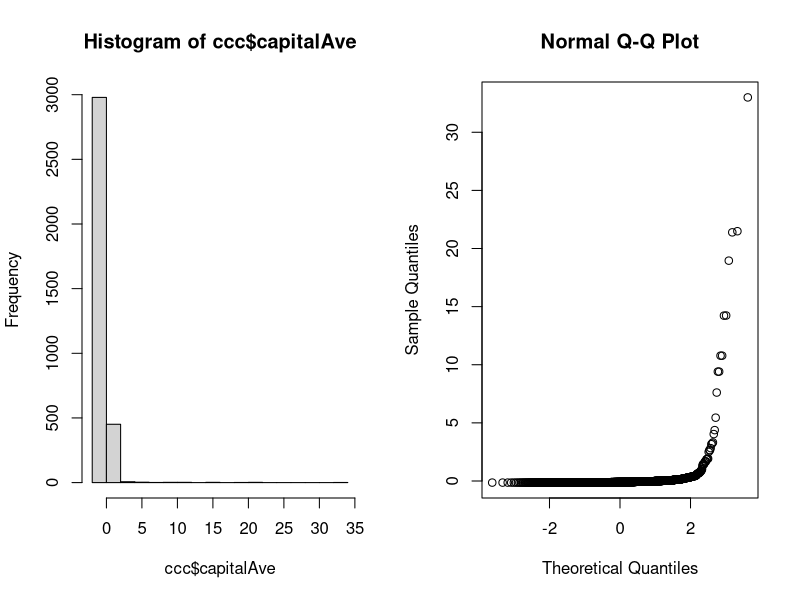
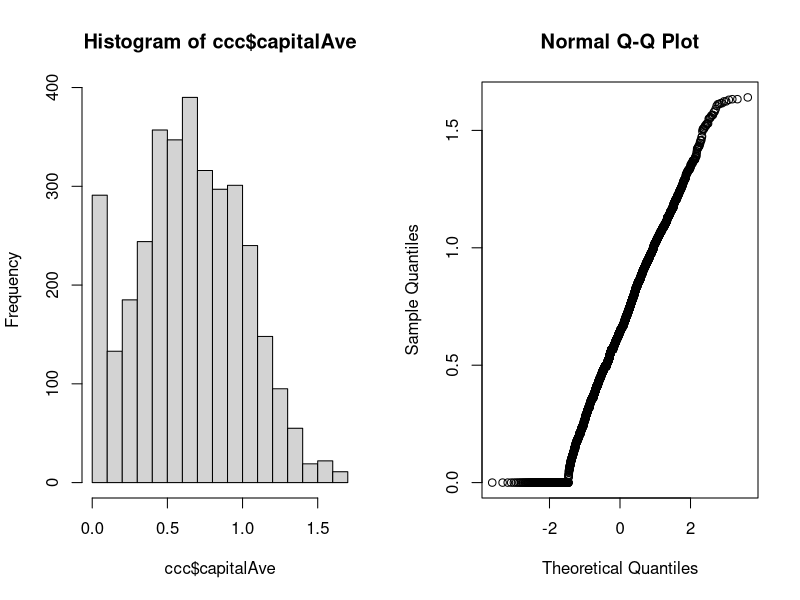
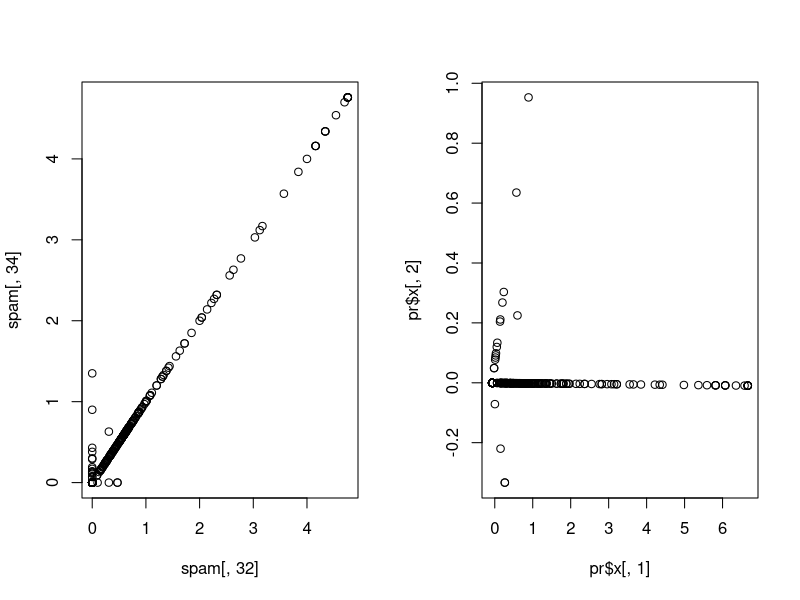
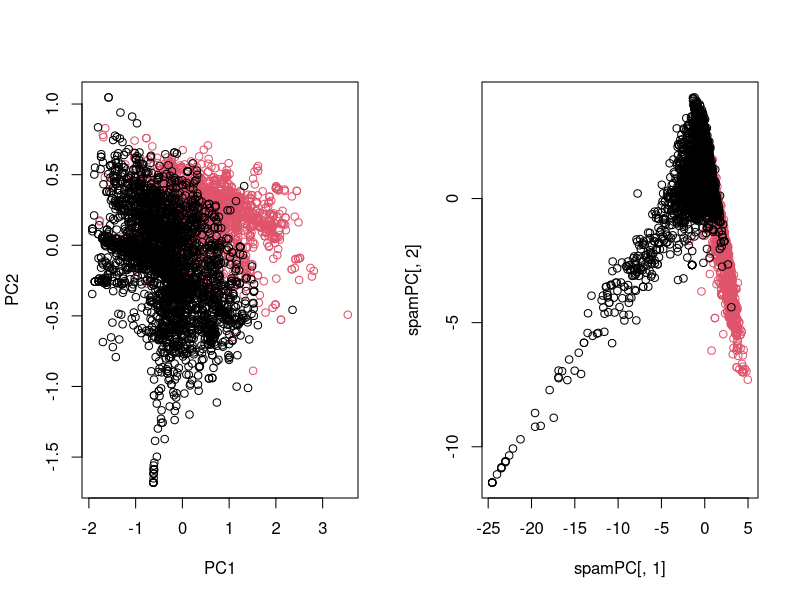

Write the R code that produced these figures, in order. (Note: this script raises an error after producing the figures.)
library(caret)
library(kernlab)
data(spam)
## data spliting
intrain <- createDataPartition(y=spam$type,p=0.75, list=F)
training <- spam[intrain,]
testing <- spam[-intrain,]

## train the training data using glm, 
set.seed(1)
modelfit <- train(type~., data = training, method= "glm")
    # here we can add an argument using preprocess()
modelfit <- train(type~., data = training, preProcess=c("center","scale"), method= "glm")
modelfit
modelfit$finalModel

prediction <- predict(modelfit, newdata=testing)
prediction

confusionMatrix(prediction, testing$type)

## standardize -- the training set using preProcess function
preobj <- preProcess(training[,-58], method = c("center","scale"))  ## a process center and scale the data
ccc <- predict(preobj,training[,-58]) ## apply the process to the data using predict()
mean(ccc$capitalAve) ##check the mean for one column
sd(ccc$capitalAve) ## check the sd for one column, and sd must equal 1

par(mfrow=c(1,2)); hist(ccc$capitalAve); qqnorm(ccc$capitalAve)

     # we can apply the same prepross to the same testing data. 
ttt <- predict(preobj, testing[,-58])
mean(ttt$capitalAve)
sd(ttt$capitalAve)



## standardize -- BOX-COX transforms
preobj <- preProcess(training[,-58], method = c("BoxCox"))  ## try make them look like normal data using maximun likihood
ccc <- predict(preobj,training[,-58]) ## apply the process to the data using predict()
mean(ccc$capitalAve) ##check the mean for one column
sd(ccc$capitalAve) ## check the sd for one column, and sd must equal 1

par(mfrow=c(1,2)); hist(ccc$capitalAve); qqnorm(ccc$capitalAve)

    # we can apply the same prepross to the same testing data. 
ttt <- predict(preobj, testing[,-58])
mean(ttt$capitalAve)
sd(ttt$capitalAve)



## standardize -- Imputing data ( K nearest imputation)
set.seed(13343)

  # make some values NA
selectNA <- rbinom(dim(training)[1],size=1, prob = 0.5)==1
training$cap <- training$capitalAve
training$cap[selectNA] <- NA  # the newly created variable has 50% NA

  # impute and standardize using ( k nearest imputation)
preobj <- preProcess(training[,-58], method = "knnImpute")
cap <- predict(preobj, training[,-58])

  # standardize the value
mean(cap$cap)
sd(cap$cap)
cap$cap <- (cap$cap - mean(cap$cap))/sd(cap$cap)
mean(cap$cap)
sd(cap$cap)

  # check if the imputation works relativly well
quantile(cap$cap-cap$capitalAve) # most of them are very close to 0. 
quantile((cap$cap-cap$capitalAve)[selectNA]) # just see the NA vluse we created. 



## 
library(caret)
library(kernlab)
data(spam)
## data spliting
intrain <- createDataPartition(y=spam$type,p=0.75, list=F)
training <- spam[intrain,]
testing <- spam[-intrain,]

M <- abs(cor(training[,-58]))
diag(M) <- 0 # every variable has correlation 1 with itself. So i don't need to care the diag(M)
which(M>0.8, arr.ind = T)

names(spam)[c(32,34)]
plot(spam[,32],spam[,34])

## PCA in R
smallspam <- spam[,c(32,34)]
pr <- prcomp(smallspam)
plot(pr$x[,1],pr$x[,2]) # we plot the first PC and the second PC, 

pr$rotation # PC1 is = 0.7061498* num858 + 0.7080625 * num415

## PCA on the whole spam data
pr <- prcomp(log10(spam[,-58]+1)) # run PCA on the whole spam data, and we use log10 +1 to make the data look a little bit more gaussian, becasue some of the variables are very unmormal looking. often we do that for PCA
typecolor <- ((spam$type=="spam")*1+1)
plot(pr$x[,1],pr$x[,2],col= typecolor, xlab="PC1", ylab="PC2")

  # PCA with caret
pre <- preProcess(log10(spam[,-58]+1), method = "pca", pcaComp = 2) # pcaComp - the number of PCA component to compute
spamPC <- predict(pre, log10(spam[,-58]+1))
plot(spamPC[,1], spamPC[,2], col= typecolor)

  # using the PCs to run glm regression
pre <- preProcess(log10(training[,-58]+1), method = "pca", pcaComp = 2) 
trainPC <- predict(pre, log10(training[,-58]+1))
modelfit <- train(training$type~., method="glm", data= trainPC)

testPC <- predict(pre, log10(testing[,-58]+1))
confusionMatrix(testing$type,predict(modelfit, testPC))


  ## just conbine into one preporcess() function
modelfit <- train(training$type~., method="glm", preProcess="pca", data=training) # one difference in this way is that you didn't define how many PCs are using, the accuracy is a litter different with the previous code. 
confusionMatrix(testing$type,predict(modelfit, testing))
